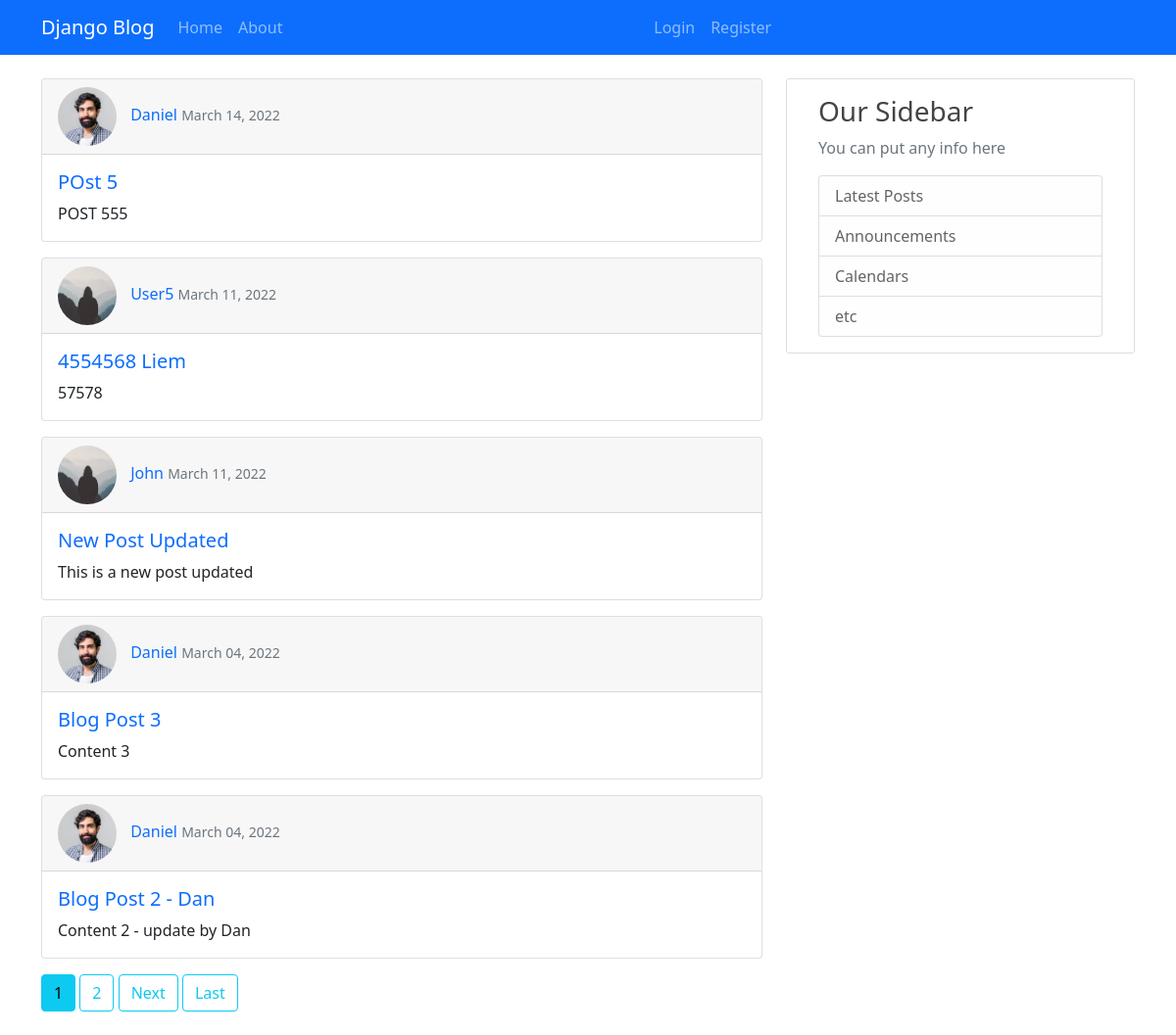
The app's page /, older data.
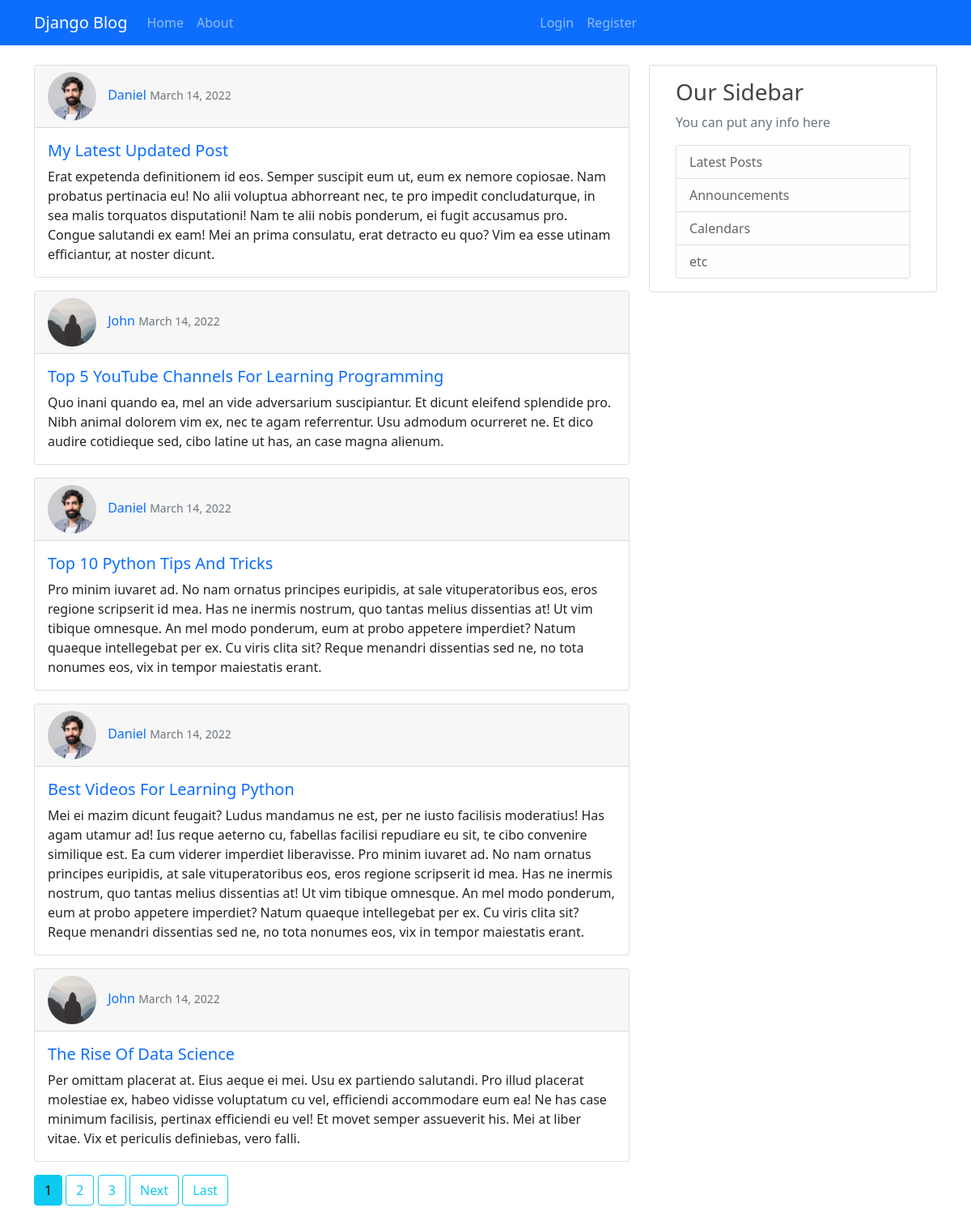
The same page, newer data.
### blog/models.py (models this page shows, shortened)
class Post(models.Model):
  title = models.CharField(max_length=100)
  content = models.TextField()
  date_posted = models.DateTimeField(default=timezone.now)
  author = models.ForeignKey(User, on_delete=models.CASCADE)

### users/models.py (models this page shows, shortened)
class Profile(models.Model):
  user = models.OneToOneField(User, on_delete=models.CASCADE)
  image = models.ImageField(default='default.jpg', upload_to='profile_pics')

### blog/views.py (the view)
# urls.py: path('', PostListView.as_view(), name='blog-home'),
class PostListView(ListView):
  model = Post
  template_name = 'blog/home.html'
  context_object_name = 'posts'
  ordering = ['-date_posted']
  paginate_by = 5

### blog/templates/blog/home.html (shortened to what this page needs)
{% extends 'blog/base.html' %} {% block content %} {% for post in posts %}
<div class="card mb-3">
  <div class="card-header">
    <img
      class="post-profile-img"
      src="{{post.author.profile.image.url}}"
      alt="profile"
    />
    <a href="#">{{ post.author }}</a>
    <small class="text-muted">{{ post.date_posted|date:"F d, Y"}}</small>
  </div>
  <div class="card-body">
    <h5 class="card-title">
      <a href="{% url 'post-detail' post.id %}">{{ post.title }}</a>
    </h5>
    <p class="card-text">{{ post.content }}</p>
  </div>
</div>
{% endfor %} {% if is_paginated %}
{% for num in page_obj.paginator.page_range %} {% if page_obj.number == num %}
<a class="btn btn-info mb-4" href="?page={{ num }}">{{ num }}</a>
{% elif num > page_obj.number|add:'-3' and num < page_obj.number|add:'3' %}
<a class="btn btn-outline-info mb-4" href="?page={{ num }}">{{ num }}</a>
{% endif %} {% endfor %}
{% if page_obj.has_next %}
<a
  class="btn btn-outline-info mb-4"
  href="?page={{ page_obj.next_page_number }}"
  >Next</a
>
<a
  class="btn btn-outline-info mb-4"
  href="?page={{ page_obj.paginator.num_pages }}"
  >Last</a
>
{% endif %} {% endif %} {% endblock%}

Row changes from the older to the newer data that the page shows:
no longer on this page (row unchanged): Post: author.profile.image (picture), author "Daniel", date_posted "March 14, 2022", title "POst 5", content "POST 555"
no longer on this page (row unchanged): Post: author.profile.image (placeholder picture), author "User5", date_posted "March 11, 2022", title "4554568 Liem", content "57578"
no longer on this page (row unchanged): Post: author.profile.image (placeholder picture), author "John", date_posted "March 11, 2022", title "New Post Updated", content "This is a new post updated"
no longer on this page (row unchanged): Post: author.profile.image (picture), author "Daniel", date_posted "March 04, 2022", title "Blog Post 3", content "Content 3"
no longer on this page (row unchanged): Post: author.profile.image (picture), author "Daniel", date_posted "March 04, 2022", title "Blog Post 2 - Dan", content "Content 2 - update by Dan"
added Post: author.profile.image (picture), author "Daniel", date_posted "March 14, 2022", title "My Latest Updated Post", content "Erat expetenda definitionem id eos. Semper suscipit eum ut, eum ex nemore copiosae. Nam probatus pertinacia eu! No alii voluptua abhorreant nec, te pro impedit concludaturque, in sea malis torquatos disputationi! Nam te alii nobis ponderum, ei fugit accusamus pro. Congue salutandi ex eam! Mei an prima consulatu, erat detracto eu quo? Vim ea esse utinam efficiantur, at noster dicunt."
added Post: author.profile.image (placeholder picture), author "John", date_posted "March 14, 2022", title "Top 5 YouTube Channels For Learning Programming", content "Quo inani quando ea, mel an vide adversarium suscipiantur. Et dicunt eleifend splendide pro. Nibh animal dolorem vim ex, nec te agam referrentur. Usu admodum ocurreret ne. Et dico audire cotidieque sed, cibo latine ut has, an case magna alienum."
added Post: author.profile.image (picture), author "Daniel", date_posted "March 14, 2022", title "Top 10 Python Tips And Tricks", content "Pro minim iuvaret ad. No nam ornatus principes euripidis, at sale vituperatoribus eos, eros regione scripserit id mea. Has ne inermis nostrum, quo tantas melius dissentias at! Ut vim tibique omnesque. An mel modo ponderum, eum at probo appetere imperdiet? Natum quaeque intellegebat per ex. Cu viris clita sit? Reque menandri dissentias sed ne, no tota nonumes eos, vix in tempor maiestatis erant."
added Post: author.profile.image (picture), author "Daniel", date_posted "March 14, 2022", title "Best Videos For Learning Python", content "Mei ei mazim dicunt feugait? Ludus mandamus ne est, per ne iusto facilisis moderatius! Has agam utamur ad! Ius reque aeterno cu, fabellas facilisi repudiare eu sit, te cibo convenire similique est. Ea cum viderer imperdiet liberavisse. Pro minim iuvaret ad. No nam ornatus principes euripidis, at sale vituperatoribus eos, eros regione scripserit id mea. Has ne inermis nostrum, quo tantas melius dissentias at! Ut vim tibique omnesque. An mel modo ponderum, eum at probo appetere imperdiet? Natum quaeque intellegebat per ex. Cu viris clita sit? Reque menandri dissentias sed ne, no tota nonumes eos, vix in tempor maiestatis erant."
added Post: author.profile.image (placeholder picture), author "John", date_posted "March 14, 2022", title "The Rise Of Data Science", content "Per omittam placerat at. Eius aeque ei mei. Usu ex partiendo salutandi. Pro illud placerat molestiae ex, habeo vidisse voluptatum cu vel, efficiendi accommodare eum ea! Ne has case minimum facilisis, pertinax efficiendi eu vel! Et movet semper assueverit his. Mei at liber vitae. Vix et periculis definiebas, vero falli."
Text that changed along with them:
new list line: "3"
